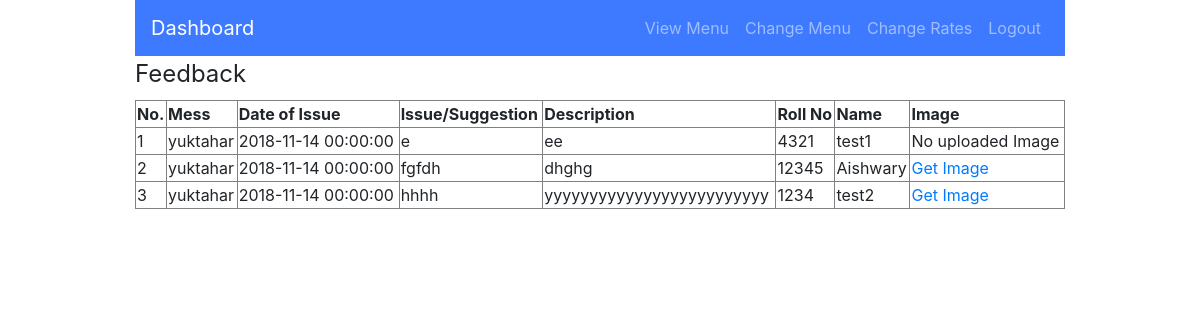
Page /admin/feedback (signed in) on the committed database.
### app/models.py (models this page shows, shortened)
class Feedback(db.Model):
	id =db.Column(db.Integer, primary_key=True)
	mess=db.Column(db.String(60), nullable=False)
	date_of_issue=db.Column(db.DateTime, nullable=False, default=datetime.utcnow)
	issue=db.Column(db.Text,nullable=False)
	description=db.Column(db.Text,nullable=False)
	user_id = db.Column(db.Integer, db.ForeignKey('user.id'),nullable=False)
	image=db.Column(db.LargeBinary,nullable=True)

### app/views.py (the view)
@app.route('/admin/feedback', methods=['POST', 'GET'])
def adminFeedback():
    if 'adminID' in session:
        feed=Feedback.query.filter(Feedback.mess==session['mess']).all()
        for f in feed:
            f.rollNo = User.query.filter(User.id == f.user_id).first().rollNo
            f.firstname = User.query.filter(User.id == f.user_id).first().firstname
        return render_template('adminFeedback.html', feedback=feed)
    else:
        return redirect(url_for('adminIndex'))

### app/views.py (called while the page is built)
@app.after_request
def after_request(response):
    response.headers["Cache-Control"] = "no-cache, no-store, must-revalidate"
    return response

### app/templates/adminFeedback.html
{% extends "adminBase.html" %}
{% block content %}
<fieldset>
    <legend>Feedback</legend>
    <table border = 1 cellspacing=5 width=100% height=50px>
        <tr>
            <th>No.</th>
            <th>Mess</th>
            <th>Date of Issue</th>
            <th>Issue/Suggestion</th>
            <th>Description</th>
            <th>Roll No</th>
            <th>Name</th>
            <th>Image</th>
        </tr>
        {% for feed in feedback if feed["id"]%}
        <tr>
            <td> {{loop.index}}</td>
            <td>{{ feed.mess}}</td>
            <td>{{ feed.date_of_issue}}</td>
            <td>{{ feed.issue}}</td>
            <td>{{ feed.description}}</td>
            <td>{{ feed.rollNo}}</td>
            <td>{{ feed.firstname}}</td>
            {% if feed["image"] %}
            <td><a href="/download/{{feed.id}}">Get Image</a></td>
            {% else %}
            <td>No uploaded Image</td>
            {% endif %}
        </tr>
        {% else %}
        <h1>No feedback found!</h1>
        {% endfor %}
    </table>
</fieldset>
{% endblock %}

### rows in the picture
Feedback: mess "yuktahar", date_of_issue "2018-11-14 00:00:00", issue "e", description "ee", rollNo "4321", firstname "test1", shows "No uploaded Image"
Feedback: mess "yuktahar", date_of_issue "2018-11-14 00:00:00", issue "fgfdh", description "dhghg", rollNo "12345", firstname "Aishwary"
Feedback: mess "yuktahar", date_of_issue "2018-11-14 00:00:00", issue "hhhh", description "yyyyyyyyyyyyyyyyyyyyyyyyy", rollNo "1234", firstname "test2"
